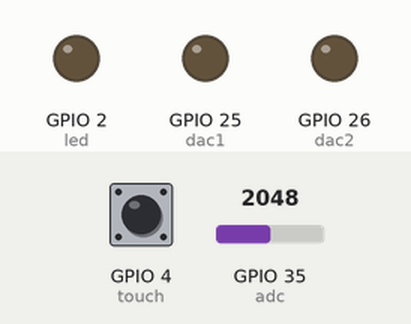
Bench run of a sketch on a simulated ESP32. On the bench: output pins drawn as LEDs (lit = HIGH). Inputs (shaded band) come from the test bench; at power-on: GPIO 4 (touch) HIGH, GPIO 35 (adc) = 2048. What the sketch prints to the serial monitor is not drawn.

Above: at 2.8 s.
2.9 s: GPIO 4 (touch) pulled LOW for 1.2 s
At 3.6 s:
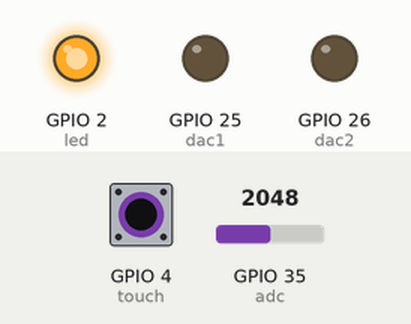
Timing chart, 0 to 12.7 s (numbered marks = the images above; inputs shaded):
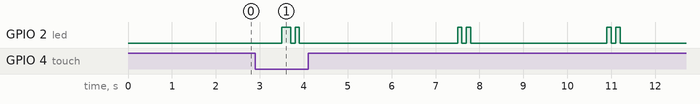

The sketch:

ESP32_Battery_Capacity_Tester.ino
```cpp
const float ADC_LUT[4096] = { }; // generate yours from https://github.com/e-tinkers/esp32-adc-calibrate

// defining pins
const int led = 2;
const int touch = 4;
const int dac1 = 25;
const int dac2 = 26;
const int adc = 35;

const int touchThreshold = 30;
const int minBatteryVoltage = 2800; // voltage * 100

int adcValue = 0;

bool isTouched() {
  if (touchRead(touch) < touchThreshold)
  {
    delay(500);
    if (touchRead(touch) < touchThreshold)
    {
      return true;
    }
    else {
      return false;
    }
  }
  else {
    return false;
  }
}

bool needsReset() {
  // checking if pin is kept touched for 3 sec
  if (isTouched()){
    for(unsigned int i=0;i<3;i++){
      if (!isTouched()){
        return false;
      }
      delay(500);
    }
    return true;
  }
  else {
    return false;
  }
}

void blinkLed() {
  while (true) {
    // blink twice
    for(unsigned int i=0;i<2;i++){
      digitalWrite(led, HIGH);
      delay(100);
      digitalWrite(led, LOW);
      delay(100);
    }
    if (needsReset()){
      // resetting, blink ten times
      Serial.println("Resetting in 5 sec ...");
      for(unsigned int i=0;i<10;i++){
        digitalWrite(led, HIGH);
        delay(100);
        digitalWrite(led, LOW);
        delay(100);
      }
      // wait for 5 sec then blink for 1 sec
      delay(5000);
      digitalWrite(led, HIGH);
      delay(1000);
      digitalWrite(led, LOW);
      break;
    }
    delay(3000);
  }
}

int batteryVoltage() {
  int calibratedReading = 0;
  // Taking 10 adc samples for stable reading
  for(unsigned int i=0;i<10;i++){
    adcValue = analogRead(adc);
    calibratedReading = calibratedReading + (int)ADC_LUT[adcValue];
    delay(10);
  }
  int avgreading = calibratedReading/10;

  // Adc value to voltage mapping multiplied by voltage divider factor
  return (map(avgreading, 0,4095,0,3300)) * 2;
}

void testCompleted(){
  // Job is done
  // set dac to zero to stop drain and watch
  dacWrite(dac1, 0);
  dacWrite(dac2, 0);
  Serial.println("Test Completed");
  blinkLed();
}

void setup()
{
  Serial.begin(115200);
  pinMode (led, OUTPUT);
  dacWrite(dac1, 0);
  dacWrite(dac2, 0);
  digitalWrite(led, LOW);
}
void loop()
{
  // Wait for touch
  Serial.println("Waiting for touch...");
  while (!isTouched()) {
    delay(1000);
  }
  digitalWrite(led, HIGH);

  if (batteryVoltage() <= minBatteryVoltage){
    testCompleted();
  }
  else {
    // start draining Battery and Watch
    dacWrite(dac1, 77); // 1v to op-amp
    dacWrite(dac2, 116); // 1.5v to analog watch
    Serial.println("Test Started");
    int voltage = 0;
    while (true){
      // Wait for Battery to drain checking every 1 sec.
      voltage = batteryVoltage();
      if (voltage > minBatteryVoltage) {
        Serial.print("Battery Voltage: ");
        Serial.println((float)voltage/1000);
        delay(1000);
      }
      else {
        break;
      }
    }
    testCompleted();
  }
}
```

Measured:
- after the input at 2.9 s, GPIO 2 (led): LOW → HIGH after 0.60 s, → LOW 0.20 s later, → HIGH 0.10 s later, → LOW 0.10 s later, … (12 changes in this stretch)
